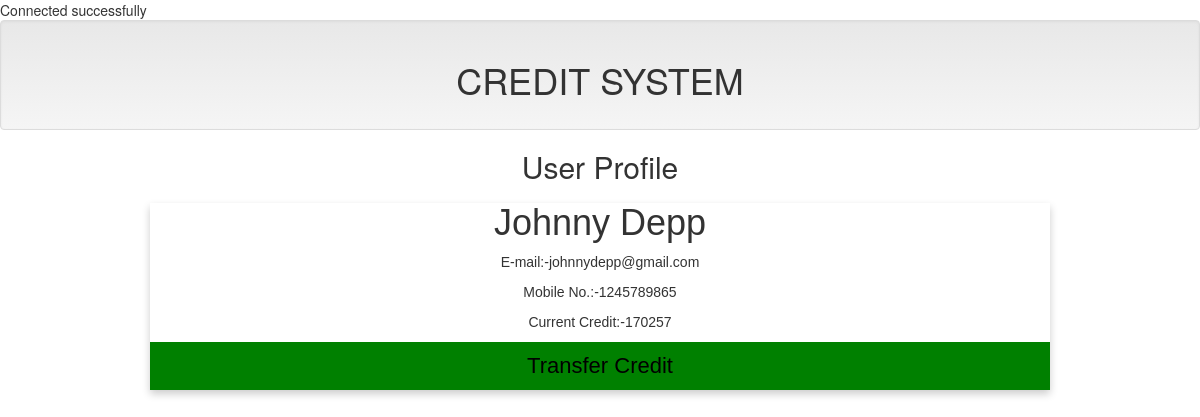
/card2.php, run on the app's committed database.
### tables this page shows
CREATE TABLE `name` (
  `ID` int(10) NOT NULL,
  `Name` varchar(15) NOT NULL,
  `E-mail` text NOT NULL,
  `Mobile No.` int(12) NOT NULL,
  `Credit` int(100) NOT NULL
);

### dbcon.php (called while the page is built, shortened)
<?php
$servername = "localhost";
$Name = "root";
$password = "";
$con = new mysqli($servername, $Name, $password, 'alluser');
  $query2 = " SELECT * FROM `name` WHERE `Name` = 'Johnny Depp' ";
  $run2 = mysqli_query($con, $query2);
  $JohnnyDepp = mysqli_fetch_assoc($run2);
  ?>

### card2.php (the view, shortened to what this page needs)
<?php
      include 'dbcon.php';
      include 'includes/header.php';
      ?>
<head>
<link rel="stylesheet" href="https://cdnjs.cloudflare.com/ajax/libs/font-awesome/4.7.0/css/font-awesome.min.css">
</head>
<body>
<h2 style="text-align:center">User Profile</h2>
<div class="card">
  <h1><?php echo $JohnnyDepp['Name']; ?></h1>
        <p class="E-mail">E-mail:-<?php echo $JohnnyDepp['E-mail']; ?></p>
        <p class="Monile No.">Mobile No.:-<?php echo $JohnnyDepp['Mobile No.']; ?></p>
        <p class="Current Credit">Current Credit:-<?php echo $JohnnyDepp['Credit']; ?></p>
  <p><button type="button"> <a href="users/JohnnyDepp.php">Transfer Credit</a></button></p>
</div>
</body>
</html>

### card2.php (style rules this page uses)
.card { box-shadow: 0 4px 8px 0 rgba(0, 0, 0, 0.2); max-width: 900px; margin: auto; text-align: center; font-family: arial; }
button { border: none; outline: 0; display: inline-block; padding: 8px; color: white; background-color: green; text-align: center; cursor: pointer; width: 100%; font-size: 18px; }
a { text-decoration: none; font-size: 22px; color: black; }

### data on the page
name: Name "Johnny Depp", value "johnnydepp@gmail.com", value "1245789865", Credit "170257"
